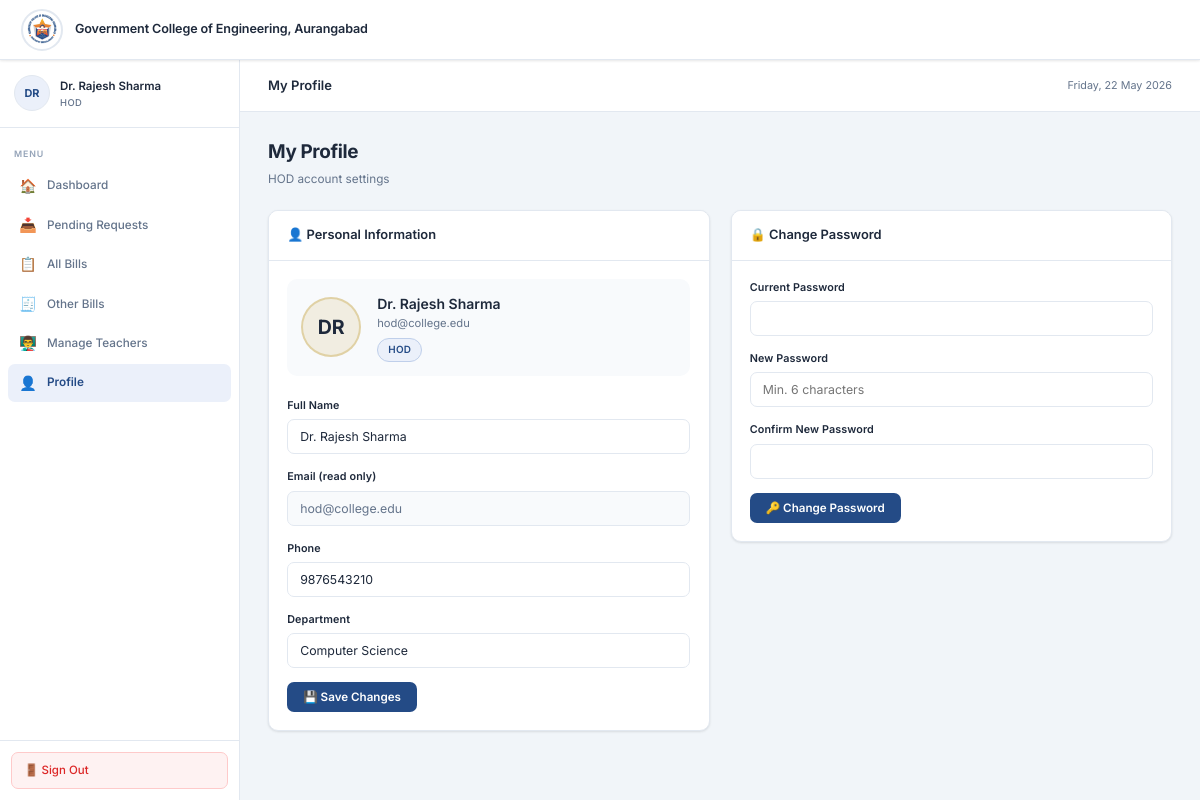
The app's page /hod/profile.php (signed in) with its own data.
### tables this page shows
CREATE TABLE IF NOT EXISTS users (
    id               INT AUTO_INCREMENT PRIMARY KEY,
    name             VARCHAR(100)   NOT NULL,
    email            VARCHAR(100)   NOT NULL UNIQUE,
    password         VARCHAR(255)   NOT NULL,
    role             ENUM('hod', 'teacher') NOT NULL DEFAULT 'teacher',
    teacher_type     ENUM('visiting', 'guest', 'earn_and_learn') DEFAULT NULL,
    department       VARCHAR(100)   DEFAULT NULL,
    phone            VARCHAR(20)    DEFAULT NULL,
    rate_per_lecture DECIMAL(8,2)   DEFAULT 0.00,
    is_active        TINYINT(1)     NOT NULL DEFAULT 1,
    created_at       TIMESTAMP      NOT NULL DEFAULT CURRENT_TIMESTAMP,
    updated_at       TIMESTAMP      NOT NULL DEFAULT CURRENT_TIMESTAMP ON UPDATE CURRENT_TIMESTAMP
);

### includes/auth.php (called while the page is built, shortened)
<?php
function getInitials(string $name): string {
    $parts = explode(' ', trim($name));
    $init  = '';
    foreach (array_slice($parts, 0, 2) as $p) {
        $init .= strtoupper($p[0] ?? '');
    }
    return $init ?: '?';
}

### hod/profile.php (the view, shortened to what this page needs)
<?php
require_once '../includes/db.php';
require_once '../includes/auth.php';
require_once '../includes/functions.php';
$user = currentUser();
$uid  = $user['id'];
$row = $pdo->prepare("SELECT * FROM users WHERE id=?"); $row->execute([$uid]); $row = $row->fetch();
renderHead('HOD Profile');
?>
<div class="app-layout">
<?php renderSidebar('profile','hod',$user); ?>
<div class="main-content">
<?php renderTopbar('My Profile'); ?>
<div class="page-body">
    <div class="page-header"><h1>My Profile</h1><p>HOD account settings</p></div>
    <div style="display:grid;grid-template-columns:1fr 1fr;gap:1.5rem;align-items:start">
        <div class="card">
            <div class="card-header"><h3>👤 Personal Information</h3></div>
            <div class="card-body">
                <div style="display:flex;align-items:center;gap:16px;margin-bottom:1.5rem;padding:1rem;background:var(--bg-light);border-radius:10px">
                    <div style="width:60px;height:60px;background:rgba(201,168,76,0.15);border:2px solid rgba(201,168,76,0.4);border-radius:50%;display:flex;align-items:center;justify-content:center;font-size:1.4rem;font-weight:700;color:var(--gold)">
                        <?= e(getInitials($row['name'])) ?>
                    </div>
                    <div>
                        <div style="font-weight:600;font-size:1rem"><?= e($row['name']) ?></div>
                        <div style="font-size:0.8rem;color:var(--muted)"><?= e($row['email']) ?></div>
                        <div style="margin-top:4px"><span class="badge badge-visiting">HOD</span></div>
                    </div>
                </div>
                <form method="POST">
                    <div class="form-group"><label>Full Name</label><input type="text" name="name" class="form-control" value="<?= e($row['name']) ?>" required></div>
                    <div class="form-group"><label>Email (read only)</label><input type="email" class="form-control" value="<?= e($row['email']) ?>" disabled style="background:var(--bg-light)"></div>
                    <div class="form-group"><label>Phone</label><input type="text" name="phone" class="form-control" value="<?= e($row['phone'] ?? '') ?>"></div>
                    <div class="form-group"><label>Department</label><input type="text" name="department" class="form-control" value="<?= e($row['department'] ?? '') ?>"></div>
                    <button type="submit" class="btn btn-primary">💾 Save Changes</button>
                </form>
            </div>
        </div>
        <div class="card">
            <div class="card-header"><h3>🔒 Change Password</h3></div>
            <div class="card-body">
                <form method="POST">
                    <div class="form-group"><label>Current Password</label><input type="password" name="current_password" class="form-control" required></div>
                    <div class="form-group"><label>New Password</label><input type="password" name="new_password" class="form-control" placeholder="Min. 6 characters" required></div>
                    <div class="form-group"><label>Confirm New Password</label><input type="password" name="confirm_password" class="form-control" required></div>
                    <button type="submit" class="btn btn-primary">🔑 Change Password</button>
                </form>
            </div>
        </div>
    </div>
</div>
</div>
</div>
<?php renderFooter(); ?>

### includes/functions.php (shortened to what this page needs)
<?php
function e(string $str): string {
    return htmlspecialchars($str, ENT_QUOTES, 'UTF-8');
}
function renderSidebar(string $active, string $role, array $user): void {
    $base = '../';
    $teacherNav = [
        ['key'=>'dashboard',     'href'=>'dashboard.php',     'icon'=>'🏠', 'label'=>'Dashboard'],
        ['key'=>'lectures',      'href'=>'lectures.php',      'icon'=>'📅', 'label'=>'My Lectures'],
        ['key'=>'generate-bill', 'href'=>'generate-bill.php', 'icon'=>'🧾', 'label'=>'Generate Bill'],
        ['key'=>'my-bills',      'href'=>'my-bills.php',      'icon'=>'📊', 'label'=>'My Bills'],
        ['key'=>'profile',       'href'=>'profile.php',       'icon'=>'👤', 'label'=>'Profile'],
    ];
    $hodNav = [
        ['key'=>'dashboard',       'href'=>'dashboard.php',       'icon'=>'🏠', 'label'=>'Dashboard'],
        ['key'=>'requests',        'href'=>'requests.php',        'icon'=>'📥', 'label'=>'Pending Requests'],
        ['key'=>'all-bills',       'href'=>'all-bills.php',       'icon'=>'📋', 'label'=>'All Bills'],
        ['key'=>'other-bills',     'href'=>'other-bills.php',     'icon'=>'🧾', 'label'=>'Other Bills'],
        ['key'=>'manage-teachers', 'href'=>'manage-teachers.php', 'icon'=>'👨‍🏫', 'label'=>'Manage Teachers'],
        ['key'=>'profile',         'href'=>'profile.php',         'icon'=>'👤', 'label'=>'Profile'],
    ];
    $navItems  = ($role === 'hod') ? $hodNav : $teacherNav;
    $initials  = getInitials($user['name']);
    $roleLabel = ($role === 'hod') ? 'HOD' : 'Teacher';
    ?>
    <aside class="sidebar">
        <div class="sidebar-user">
            <div class="user-avatar"><?= e($initials) ?></div>
            <div class="user-info">
                <div class="name"><?= e($user['name']) ?></div>
                <div class="role-badge"><?= $roleLabel ?></div>
            </div>
        </div>
        <nav class="sidebar-nav">
            <div class="nav-label">Menu</div>
            <?php foreach ($navItems as $item): ?>
            <a href="<?= e($item['href']) ?>" class="nav-item <?= $active === $item['key'] ? 'active' : '' ?>">
                <span class="icon"><?= $item['icon'] ?></span>
                <?= e($item['label']) ?>
            </a>
            <?php endforeach; ?>
        </nav>
        <div class="sidebar-footer">
            <a href="<?= $base ?>logout.php" class="btn-logout"
               onclick="return confirmAction('Sign out of your account?')">
                🚪 Sign Out
            </a>
        </div>
    </aside>
    <?php
}
function renderTopbar(string $title): void {
    $date = date('l, d F Y');
    ?>
    <div class="topbar">
        <div class="topbar-title"><?= e($title) ?></div>
        <div class="topbar-right">
            <span class="topbar-date"><?= $date ?></span>
        </div>
    </div>
    <?php
}
function renderHead(string $title, string $base = '../'): void {
    ?>
<!DOCTYPE html>
<html lang="en">
<head>
    <link rel="stylesheet" href="<?= $base ?>assets/css/style.css">
</head>
<body>
<nav class="navbar">
    <div class="navbar-brand">
        <div class="navbar-logo">
            <img src="<?= $base ?>assets/images/logo.png" alt="College Logo">
        </div>
        <span class="navbar-college">Government College of Engineering, Aurangabad</span>
    </div>
</nav>
    <?php
}
function renderFooter(string $base = '../'): void {
    ?>
</body>
</html>
    <?php
}

### records on screen
users: name "DR", name "Dr. Rajesh Sharma", email "hod@college.edu", phone "9876543210", department "Computer Science"

### other values on screen
$roleLabel "HOD"
$item['icon'] "🏠"
$item['label'] "Dashboard"
$item['icon'] "📥"
$item['label'] "Pending Requests"
$item['icon'] "📋"
$item['label'] "All Bills"
$item['icon'] "🧾"
$item['label'] "Other Bills"
$item['icon'] "👨‍🏫"
$item['label'] "Manage Teachers"
$item['icon'] "👤"
$item['label'] "Profile"
$title "My Profile"
